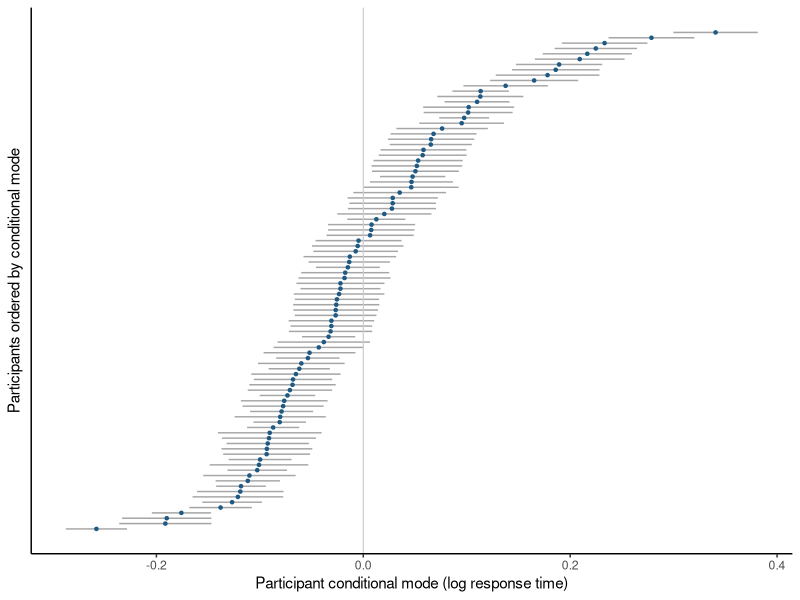

Recreate this plot in R.
## ---- chunk 1
#| label: mald-ranef
library(lme4)
library(ggplot2)

mald <- read.csv("data/mald/mald-connected-trials.csv")
mald <- subset(mald, correct == 1L)

standardize <- function(x) {
  as.numeric(scale(x))
}

mald$z_frequency <- standardize(mald$log_frequency_subtlex)
mald$z_duration <- standardize(mald$log_duration)
mald$z_trial <- standardize(mald$trial_order)

fit <- lmer(
  log_rt ~ z_frequency + z_duration + z_trial +
    (1 + z_frequency | participant_id) +
    (1 | item),
  data = mald,
  REML = TRUE,
  control = lmerControl(
    optimizer = "bobyqa",
    optCtrl = list(maxfun = 200000L)
  )
)

participant_effects <- ranef(fit, condVar = TRUE)$participant_id
conditional_variance <- attr(participant_effects, "postVar")

intercepts <- data.frame(
  participant = rownames(participant_effects),
  estimate = participant_effects[["(Intercept)"]],
  conditional_se = sqrt(conditional_variance[1L, 1L, ]),
  row.names = NULL
)
intercepts <- intercepts[order(intercepts$estimate), ]
intercepts$order <- seq_len(nrow(intercepts))

participant_trial_count <- data.frame(
  participant = names(table(mald$participant_id)),
  trials = as.numeric(table(mald$participant_id))
)
intercepts <- merge(
  intercepts,
  participant_trial_count,
  by = "participant",
  sort = FALSE
)

head(intercepts)

intercepts[c(
  which.max(intercepts$conditional_se),
  which.min(intercepts$conditional_se)
), c("participant", "trials", "estimate", "conditional_se")]
## ---- chunk 2
#| label: joint-conditional-mode-check
mode_fit <- fit

X <- getME(mode_fit, "X")
Z <- getME(mode_fit, "Z")
Lambda <- getME(mode_fit, "Lambda")
residual_from_population_relation <-
  getME(mode_fit, "y") - as.numeric(X %*% fixef(mode_fit))

# Work in lme4's factor form rather than inverting G.
Z_Lambda <- Z %*% Lambda
u_precision <- crossprod(Z_Lambda) + Matrix::Diagonal(ncol(Z_Lambda))
u_mode_direct <- Matrix::solve(
  u_precision,
  crossprod(Z_Lambda, residual_from_population_relation)
)
b_mode_direct <- Lambda %*% u_mode_direct

component_names <- names(getME(mode_fit, "cnms"))
participant_component <- match("participant_id", component_names)
component_starts <- getME(mode_fit, "Gp")
participant_columns <- length(
  getME(mode_fit, "cnms")[[participant_component]]
)
first_participant_indices <-
  component_starts[[participant_component]] + seq_len(participant_columns)

Lambda_first_participant <- Lambda[first_participant_indices, , drop = FALSE]
conditional_covariance_direct <-
  sigma(mode_fit)^2 *
  as.matrix(
    Lambda_first_participant %*%
      Matrix::solve(u_precision, t(Lambda_first_participant))
  )
conditional_covariance_lme4 <-
  attr(ranef(mode_fit, condVar = TRUE)$participant_id, "postVar")[, , 1L]

largest_mode_difference <- max(
  abs(as.numeric(b_mode_direct) - getME(mode_fit, "b"))
)
largest_conditional_covariance_difference <- max(
  abs(conditional_covariance_direct - conditional_covariance_lme4)
)

stopifnot(
  largest_mode_difference < 1e-10,
  largest_conditional_covariance_difference < 1e-10
)

data.frame(
  observed_trials = nrow(mald),
  participants = length(unique(mald$participant_id)),
  words = length(unique(mald$item)),
  largest_mode_difference = largest_mode_difference,
  largest_conditional_covariance_difference =
    largest_conditional_covariance_difference
)
## ---- chunk 3
#| label: plot-mald-ranef
ggplot(intercepts, aes(x = estimate, y = order)) +
  geom_errorbarh(
    aes(
      xmin = estimate - 1.96 * conditional_se,
      xmax = estimate + 1.96 * conditional_se
    ),
    height = 0,
    color = "grey65"
  ) +
  geom_vline(xintercept = 0, color = "grey80", linewidth = 0.4) +
  geom_point(size = 0.9, color = "#1F5A85") +
  labs(
    x = "Participant conditional mode (log response time)",
    y = "Participants ordered by conditional mode"
  ) +
  theme_classic() +
  theme(
    axis.text.y = element_blank(),
    axis.ticks.y = element_blank()
  )
## ---- chunk 4
#| label: one-participant-coefficient-identity
#| echo: true
p <- rownames(participant_effects)[1L]
data.frame(
  participant = p,
  population_intercept = fixef(fit)["(Intercept)"],
  intercept_deviation = participant_effects[p, "(Intercept)"],
  sum = fixef(fit)["(Intercept)"] + participant_effects[p, "(Intercept)"],
  coef_result = coef(fit)$participant_id[p, "(Intercept)"]
)
